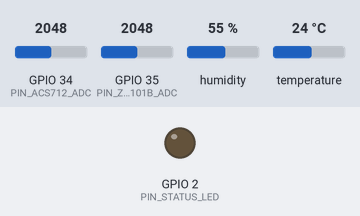
Simulated run of this sketch. Board: ESP32. Shown: output pins drawn as LEDs (lit = HIGH). The test bench sets the inputs (shaded band); at power-on: temperature 24 °C, GPIO 34 (PIN_ACS712_ADC) = 2048, GPIO 35 (PIN_ZMPT101B_ADC) = 2048, humidity 55 % (analog values on the 0–4095 scale). WiFi joins after 1.5 s; servers stay silent unless stated; uploads are accepted with an empty reply; what the sketch prints to the serial monitor is not drawn.

Above: at 2.8 s.
2.9 s: temperature set to 12 °C
At 5.4 s:
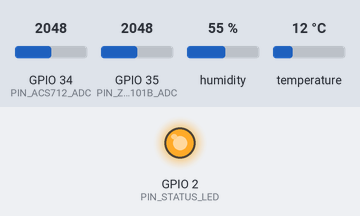
7.1 s: temperature set to 33 °C
At 10.0 s:
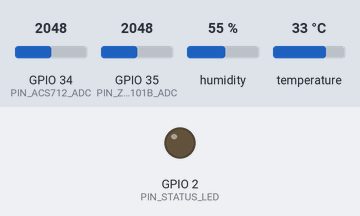
Timing chart, 0 to 11.5 s (numbered marks = the images above; inputs shaded):
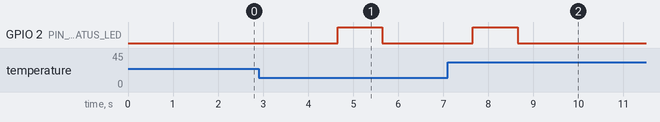

Measured:
- after the input at 2.9 s, GPIO 2 (PIN_STATUS_LED): LOW → HIGH after 1.8 s, → LOW 0.99 s later
- after the input at 7.1 s, GPIO 2 (PIN_STATUS_LED): LOW → HIGH after 0.55 s, → LOW 1.0 s later

The sketch:

esp32_edgepulse_esp32-node-01.ino
```cpp
/**
 * ============================================================================
 * EdgePulse — ESP32 Edge Telemetry & Statistical Anomaly Node Firmware
 * Target Node : ESP32-NODE-01
 * Framework   : Arduino / ESP-IDF (ESP32-WROOM-32D)
 * Features    : Edge Rolling Z-Score Calculation, Hardware ADC Oversampling,
 *               Supabase PostgreSQL REST Ingestion & Status Watchdog
 * ============================================================================
 */

#include <WiFi.h>
#include <HTTPClient.h>
#include <ArduinoJson.h>
#include <DHT.h>
#include <math.h>

// --- Network & Cloud Credentials ---
const char* WIFI_SSID     = "Engineering_Lab_IoT";
const char* WIFI_PASSWORD = "YOUR_WIFI_PASSWORD";
const char* SUPABASE_URL  = "https://xyzcompany.supabase.co/rest/v1/telemetry_logs";
const char* SUPABASE_KEY  = "YOUR_SUPABASE_SERVICE_ROLE_OR_ANON_KEY";
const char* NODE_ID       = "ESP32-NODE-01";

// --- Hardware Pin Assignments ---
#define PIN_DHT_SENSOR    4     // Digital Temperature Sensor (DHT22)
#define PIN_ACS712_ADC    34    // Analog Current Sensor (ADC1)
#define PIN_ZMPT101B_ADC  35    // Analog AC Voltage Sensor (ADC1)
#define PIN_STATUS_LED    2     // On-board Anomaly Alert LED

#define DHTTYPE           DHT22
#define SAMPLE_INTERVAL   1000UL
#define WINDOW_SIZE       25
#define Z_SCORE_THRESHOLD 2.20f

DHT dht(PIN_DHT_SENSOR, DHTTYPE);

// --- Rolling Window Buffer for Edge Statistical Analysis ---
float tempBuffer[WINDOW_SIZE];
int bufferIndex = 0;
int sampleCount = 0;
unsigned long lastTelemetryTick = 0;
unsigned long packetSequence = 0;

void computeRollingStats(float* buf, int count, float &mean, float &stdDev) {
  if (count <= 0) { mean = 25.0f; stdDev = 0.5f; return; }
  float sum = 0.0f;
  for (int i = 0; i < count; i++) sum += buf[i];
  mean = sum / count;

  float varianceSum = 0.0f;
  for (int i = 0; i < count; i++) {
    varianceSum += pow(buf[i] - mean, 2);
  }
  stdDev = sqrt(varianceSum / max(1, count - 1));
  if (stdDev < 0.15f) stdDev = 0.15f; // Noise floor clamp
}

float readRmsVoltage() {
  long adcSum = 0;
  for (int i = 0; i < 64; i++) {
    adcSum += analogRead(PIN_ZMPT101B_ADC);
    delayMicroseconds(250);
  }
  float avgAdc = adcSum / 64.0f;
  return 220.0f + ((avgAdc - 2048.0f) * 0.015f);
}

float readRmsCurrent() {
  long adcSum = 0;
  for (int i = 0; i < 64; i++) {
    adcSum += analogRead(PIN_ACS712_ADC);
    delayMicroseconds(250);
  }
  float voltagePin = (adcSum / 64.0f) * (3.3f / 4095.0f);
  return fabs((voltagePin - 1.65f) / 0.066f);
}

void setup() {
  Serial.begin(115200);
  pinMode(PIN_STATUS_LED, OUTPUT);
  analogReadResolution(12);
  dht.begin();

  Serial.printf("[EdgePulse] Booting Node %s...\n", NODE_ID);
  WiFi.mode(WIFI_STA);
  WiFi.begin(WIFI_SSID, WIFI_PASSWORD);

  while (WiFi.status() != WL_CONNECTED) {
    delay(400);
    Serial.print(".");
  }
  Serial.printf("\n[EdgePulse] Wi-Fi Connected! IP: %s | RSSI: %d dBm\n",
                WiFi.localIP().toString().c_str(), WiFi.RSSI());
}

void loop() {
  unsigned long now = millis();
  if (now - lastTelemetryTick < SAMPLE_INTERVAL) return;
  lastTelemetryTick = now;

  // 1. Acquire Sensor Readings
  float temperature = dht.readTemperature();
  if (isnan(temperature)) temperature = 25.0f;
  float voltage = readRmsVoltage();
  float current = readRmsCurrent();
  float powerWatts = voltage * current;

  // 2. Compute Rolling Mean & Z-Score on the Edge
  float rollingMean = 0.0f, rollingStd = 1.0f;
  computeRollingStats(tempBuffer, sampleCount, rollingMean, rollingStd);
  float tempZScore = (temperature - rollingMean) / rollingStd;
  bool isAnomaly = fabs(tempZScore) >= Z_SCORE_THRESHOLD;

  // Update Circular Buffer
  tempBuffer[bufferIndex] = temperature;
  bufferIndex = (bufferIndex + 1) % WINDOW_SIZE;
  if (sampleCount < WINDOW_SIZE) sampleCount++;

  // Drive Hardware Anomaly Status LED
  digitalWrite(PIN_STATUS_LED, isAnomaly ? HIGH : LOW);
  packetSequence++;

  // 3. Serialize Telemetry JSON Payload
  StaticJsonDocument<384> doc;
  doc["node_id"]       = NODE_ID;
  doc["seq"]           = packetSequence;
  doc["temperature_c"] = serialized(String(temperature, 2));
  doc["voltage_v"]     = serialized(String(voltage, 1));
  doc["current_a"]     = serialized(String(current, 2));
  doc["power_w"]       = serialized(String(powerWatts, 1));
  doc["rolling_mean"]  = serialized(String(rollingMean, 2));
  doc["z_score"]       = serialized(String(tempZScore, 2));
  doc["is_anomaly"]    = isAnomaly;
  doc["rssi_dbm"]      = WiFi.RSSI();
  doc["free_heap_kb"]  = ESP.getFreeHeap() / 1024.0f;

  String jsonPayload;
  serializeJson(doc, jsonPayload);
  Serial.println(jsonPayload);

  // 4. Dispatch to Supabase PostgreSQL via REST
  if (WiFi.status() == WL_CONNECTED) {
    HTTPClient http;
    http.begin(SUPABASE_URL);
    http.addHeader("Content-Type", "application/json");
    http.addHeader("apikey", SUPABASE_KEY);
    http.addHeader("Authorization", String("Bearer ") + SUPABASE_KEY);
    http.addHeader("Prefer", "return=minimal");

    int httpResponseCode = http.POST(jsonPayload);
    if (httpResponseCode >= 400) {
      Serial.printf("[EdgePulse] Supabase POST Error: HTTP %d\n", httpResponseCode);
    }
    http.end();
  }
}
```
